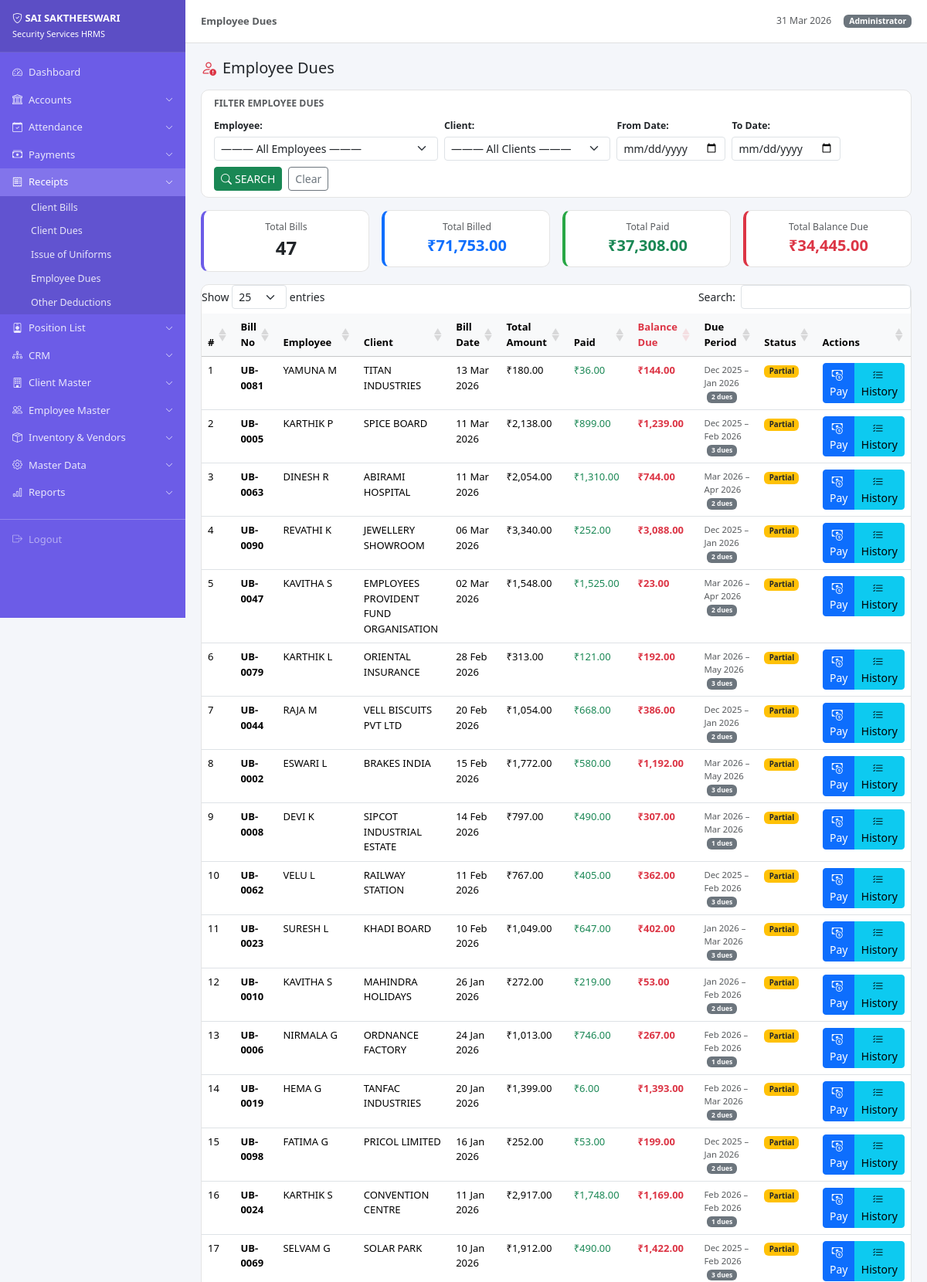
Screenshot of /index.php?url=receipts/employeedues (signed in, upper part) with the database file from the repository.
### tables this page shows
CREATE TABLE `uniform_bills` (
  `id` int(11) NOT NULL,
  `bill_no` varchar(20) DEFAULT NULL,
  `employee_id` int(11) NOT NULL,
  `client_id` int(11) DEFAULT NULL,
  `bill_date` date DEFAULT NULL,
  `subtotal` decimal(10,2) DEFAULT 0.00,
  `discount` decimal(10,2) DEFAULT 0.00,
  `total_amount` decimal(10,2) DEFAULT 0.00,
  `paid_amount` decimal(10,2) DEFAULT 0.00,
  `balance_amount` decimal(10,2) DEFAULT 0.00,
  `no_of_dues` int(11) DEFAULT 0,
  `due_first_month` varchar(7) DEFAULT NULL,
  `due_last_month` varchar(7) DEFAULT NULL,
  `due_amount` decimal(10,2) DEFAULT 0.00,
  `account_received_to` int(11) DEFAULT NULL,
  `have_header` tinyint(1) DEFAULT 0,
  `have_footer` tinyint(1) DEFAULT 0,
  `remarks` text DEFAULT NULL,
  `created_at` timestamp NOT NULL DEFAULT current_timestamp()
);

CREATE TABLE `employees` (
  `id` int(11) NOT NULL,
  `emp_code` varchar(20) DEFAULT NULL,
  `name` varchar(100) NOT NULL,
  `father_name` varchar(100) DEFAULT NULL,
  `mother_name` varchar(100) DEFAULT NULL,
  `photo` varchar(255) DEFAULT NULL,
  `designation` varchar(100) DEFAULT NULL,
  `doj` date DEFAULT NULL,
  `date_of_walkin` date DEFAULT NULL,
  `dob` date DEFAULT NULL,
  `gender` enum('Male','Female') DEFAULT 'Male',
  `married_status` enum('Single','Married','Divorced','Widowed') DEFAULT 'Single',
  `blood_group_id` int(11) DEFAULT NULL,
  `mobile` varchar(15) DEFAULT NULL,
  `whatsapp_number` varchar(15) DEFAULT NULL,
  `email_id` varchar(100) DEFAULT NULL,
  `qualification_id` int(11) DEFAULT NULL,
  `address` text DEFAULT NULL,
  `communication_state_id` int(11) DEFAULT NULL,
  `communication_district_id` int(11) DEFAULT NULL,
  `communication_taluk_id` int(11) DEFAULT NULL,
  `communication_town_id` int(11) DEFAULT NULL,
  `communication_pincode` varchar(10) DEFAULT NULL,
  `permanent_address` text DEFAULT NULL,
  `aadhaar` varchar(12) DEFAULT NULL,
  `pan` varchar(10) DEFAULT NULL,
  `uan_no` varchar(20) DEFAULT NULL,
  `esi_no` varchar(20) DEFAULT NULL,
  `bank_name` varchar(100) DEFAULT NULL,
  `bank_account` varchar(20) DEFAULT NULL,
  `bank_ifsc` varchar(15) DEFAULT NULL,
  `basic_wage` decimal(10,2) DEFAULT 0.00,
  `epf_applicable` tinyint(1) DEFAULT 1,
  `esi_applicable` tinyint(1) DEFAULT 1,
  `insurance_amount` decimal(8,2) DEFAULT 0.00,
  `field_officer_id` int(11) DEFAULT NULL,
  `branch_id` int(11) DEFAULT NULL,
  `status` enum('pre_employee','active','inactive') DEFAULT 'pre_employee',
  `created_at` timestamp NOT NULL DEFAULT current_timestamp(),
  `emg_contact_name` varchar(100) DEFAULT NULL,
  `emg_contact_relation_id` int(11) DEFAULT NULL,
  `emg_contact_mobile` varchar(15) DEFAULT NULL,
  `trusted_person_name` varchar(100) DEFAULT NULL,
  `trusted_person_relation_id` int(11) DEFAULT NULL,
  `trusted_person_mobile` varchar(15) DEFAULT NULL,
  `introducer_relate_id` int(11) DEFAULT NULL,
  `intro_employee_id` int(11) DEFAULT NULL,
  `introducer_name` varchar(100) DEFAULT NULL,
  `introducer_mobile` varchar(15) DEFAULT NULL,
  `height_cm` decimal(5,2) DEFAULT NULL,
  `weight_kg` decimal(5,2) DEFAULT NULL,
  `chest_inches` decimal(5,2) DEFAULT NULL,
  `hip_inches` decimal(5,2) DEFAULT NULL,
  `body_type_id` int(11) DEFAULT NULL,
  `work_exp_years` int(11) DEFAULT 0,
  `prev_company` varchar(255) DEFAULT NULL,
  `prev_contact_number` varchar(15) DEFAULT NULL,
  `prev_strength` varchar(100) DEFAULT NULL,
  `reason_for_relieve` text DEFAULT NULL,
  `expected_salary_1` decimal(10,2) DEFAULT NULL,
  `expected_salary_2` decimal(10,2) DEFAULT NULL,
  `work_hours` int(11) DEFAULT 8,
  `expected_designation_id_1` int(11) DEFAULT NULL,
  `expected_designation_id_2` int(11) DEFAULT NULL,
  `expected_company_id_1` int(11) DEFAULT NULL,
  `expected_company_id_2` int(11) DEFAULT NULL,
  `exp_state_id` int(11) DEFAULT NULL,
  `exp_district_id` int(11) DEFAULT NULL,
  `exp_taluk_id` int(11) DEFAULT NULL,
  `exp_town_id` int(11) DEFAULT NULL,
  `convicted` enum('No','Yes') DEFAULT 'No',
  `convicted_reason` text DEFAULT NULL,
  `id_mark_1` varchar(255) DEFAULT NULL,
  `id_mark_2` varchar(255) DEFAULT NULL,
  `nearby_police_station` varchar(100) DEFAULT NULL,
  `referred_by_id` int(11) DEFAULT NULL,
  `remarks_extra` text DEFAULT NULL,
  `salary_da` decimal(10,2) DEFAULT 0.00,
  `salary_hra` decimal(10,2) DEFAULT 0.00,
  `salary_conv` decimal(10,2) DEFAULT 0.00,
  `salary_other` decimal(10,2) DEFAULT 0.00,
  `ot_details` varchar(255) DEFAULT NULL,
  `salary_med_wash` decimal(10,2) DEFAULT 0.00,
  `amt_for_calc_epf` decimal(10,2) DEFAULT 0.00,
  `amt_for_calc_esi` decimal(10,2) DEFAULT 0.00,
  `epf_no` varchar(50) DEFAULT NULL,
  `tds_avail` enum('YES','NO') DEFAULT 'NO',
  `tds_no` varchar(50) DEFAULT NULL,
  `nominee_name` varchar(100) DEFAULT NULL,
  `nominee_relation_id` int(11) DEFAULT NULL,
  `ins_number` varchar(50) DEFAULT NULL,
  `ins_renewal_date` date DEFAULT NULL,
  `premium_amount` decimal(10,2) DEFAULT 0.00,
  `will_have_header` enum('YES','NO') DEFAULT 'NO',
  `will_have_footer` enum('YES','NO') DEFAULT 'NO',
  `bank_branch` varchar(100) DEFAULT NULL,
  `doc_application` varchar(255) DEFAULT NULL,
  `doc_aadhaar` varchar(255) DEFAULT NULL,
  `doc_passbook` varchar(255) DEFAULT NULL,
  `doc_photo` varchar(255) DEFAULT NULL,
  `doc_settlement` varchar(255) DEFAULT NULL,
  `doc_extra_1` varchar(255) DEFAULT NULL,
  `doc_extra_2` varchar(255) DEFAULT NULL,
  `doc_extra_3` varchar(255) DEFAULT NULL
);

CREATE TABLE `clients` (
  `id` int(11) NOT NULL,
  `client_code` varchar(20) DEFAULT NULL,
  `company_name` varchar(200) NOT NULL,
  `contact_person` varchar(100) DEFAULT NULL,
  `role` varchar(50) DEFAULT NULL,
  `mobile` varchar(15) DEFAULT NULL,
  `whatsapp` varchar(15) DEFAULT NULL,
  `phone` varchar(20) DEFAULT NULL,
  `ext_no` varchar(20) DEFAULT NULL,
  `email` varchar(100) DEFAULT NULL,
  `gstin` varchar(20) DEFAULT NULL,
  `address` text DEFAULT NULL,
  `branch` varchar(50) DEFAULT 'CUDDALORE(HO)',
  `field_officer` varchar(100) DEFAULT NULL,
  `state` varchar(50) DEFAULT 'TAMIL NADU',
  `district` varchar(50) DEFAULT NULL,
  `taluk` varchar(50) DEFAULT NULL,
  `town` varchar(50) DEFAULT NULL,
  `pincode` varchar(10) DEFAULT NULL,
  `service_shifts` varchar(255) DEFAULT NULL,
  `invoice_schedule` varchar(100) DEFAULT NULL,
  `invoice_calculation_by` varchar(100) DEFAULT NULL,
  `bill_type` enum('GST','RCM','EXEMPT') DEFAULT 'GST',
  `status` enum('pre_client','active','inactive') DEFAULT 'pre_client',
  `reference` varchar(100) DEFAULT NULL,
  `work_order_no` varchar(50) DEFAULT NULL,
  `contract_start` date DEFAULT NULL,
  `contract_end` date DEFAULT NULL,
  `contract_value` decimal(15,2) DEFAULT 0.00,
  `notes` text DEFAULT NULL,
  `created_at` timestamp NOT NULL DEFAULT current_timestamp(),
  `quotation_file` varchar(255) DEFAULT NULL,
  `preclient_remarks` text DEFAULT NULL,
  `gst_exempted` varchar(10) DEFAULT 'No',
  `gst_calc_method` varchar(50) DEFAULT NULL,
  `sac_code` varchar(50) DEFAULT NULL,
  `salary_calc_employee` varchar(50) DEFAULT NULL,
  `month_denominator` varchar(50) DEFAULT NULL,
  `work_order_date` date DEFAULT NULL,
  `tds_avail` varchar(10) DEFAULT 'No',
  `tds_percent` decimal(5,2) DEFAULT NULL,
  `tds_on_gst_percent` decimal(5,2) DEFAULT NULL,
  `epf_avail` varchar(10) DEFAULT 'No',
  `epf_percent` decimal(5,2) DEFAULT NULL,
  `epf_on_value` varchar(50) DEFAULT NULL,
  `esi_avail` varchar(10) DEFAULT 'No',
  `esi_percent` decimal(5,2) DEFAULT NULL,
  `esi_on_value` varchar(50) DEFAULT NULL,
  `weekly_off_for` varchar(255) DEFAULT NULL,
  `company_off_days` varchar(255) DEFAULT NULL,
  `hours_per_duty` int(11) DEFAULT 8,
  `bill_send_by` varchar(50) DEFAULT NULL,
  `grace_period` int(11) DEFAULT 0,
  `service_charges_avail` varchar(10) DEFAULT 'No',
  `service_charges_type` varchar(20) DEFAULT NULL,
  `service_charges_value` decimal(10,2) DEFAULT NULL,
  `doc_attach_invoice` text DEFAULT NULL,
  `prev_contractor_name` varchar(100) DEFAULT NULL,
  `prev_contractor_mobile` varchar(20) DEFAULT NULL,
  `strength` varchar(50) DEFAULT NULL,
  `bank_account_show` varchar(100) DEFAULT NULL,
  `bill_header` varchar(10) DEFAULT 'YES',
  `bill_footer` varchar(10) DEFAULT 'YES'
);

### controllers/BaseController.php (called while the page is built, shortened)
<?php
class BaseController {
    protected PDO $pdo;
    public function __construct(PDO $pdo) {
        $this->pdo = $pdo;
    }
    protected function view(string $viewPath, array $data = []): void {
        extract($data);
        require BASE_PATH . '/views/layout/header.php';
        require BASE_PATH . '/views/' . $viewPath . '.php';
        require BASE_PATH . '/views/layout/footer.php';
    }
    protected function fetchAll(string $sql, array $params = []): array {
        $stmt = $this->pdo->prepare($sql);
        $stmt->execute($params);
        return $stmt->fetchAll();
    }
}

### controllers/ReceiptsController.php (called while the page is built, shortened)
<?php
require_once BASE_PATH . '/controllers/BaseController.php';
class ReceiptsController extends BaseController {
    public function employeedues(?string $param = null): void {
        $fStart    = Helper::get('start_date');
        $fEnd      = Helper::get('end_date');
        $params = [];
        $where  = 'WHERE ub.balance_amount > 0';
        $dues = $this->fetchAll("
            SELECT ub.*, e.name AS emp_name, c.company_name
            FROM uniform_bills ub
            JOIN employees e ON e.id = ub.employee_id
            LEFT JOIN clients c ON c.id = ub.client_id
            $where
            ORDER BY ub.bill_date DESC
        ", $params);
        $this->view('receipts/employeedues',
            compact('dues','employees','clients','fEmployee','fClient','fStart','fEnd')
            + ['pageTitle'=>'Employee Dues','active'=>'receipts']);
    }
}

### index.php (called while the page is built, shortened)
<?php
require_once BASE_PATH . '/config/db.php';
require_once BASE_PATH . '/helpers/Helper.php';
$rawUrl = isset($_GET['url']) ? trim($_GET['url'], '/') : '';
$rawUrl = preg_replace('/\.php.*$/', '', $rawUrl);
$rawUrl = preg_replace('/[^a-zA-Z0-9_\/]/', '', $rawUrl);
$parts  = explode('/', $rawUrl);
$method = (isset($parts[1]) && $parts[1] !== '') ? $parts[1] : 'index';
$param  = $parts[2] ?? null;
$controller = new $controllerName($pdo);
$controller->$method($param);

### helpers/Helper.php (called while the page is built, shortened)
<?php
class Helper {
    public static function money(float $amount): string {
        return '₹' . number_format($amount, 2);
    }
    public static function get(string $key, $default = ''): string {
        return isset($_GET[$key]) ? trim($_GET[$key]) : $default;
    }
}

### views/receipts/employeedues.php (the view, shortened to what this page needs)
<div class="d-flex justify-content-between align-items-center mb-3">
  <h5 class="mb-0"><i class="bi bi-person-exclamation me-2 text-danger"></i>Employee Dues</h5>
</div>
<div class="card mb-3 no-print">
  <div class="card-body py-2">
    <p class="small fw-semibold text-muted mb-2">FILTER EMPLOYEE DUES</p>
    <form class="row g-2 align-items-end" method="GET" action="<?= BASE_URL ?>/index.php">
      <div class="col-md-4">
        <label class="form-label small fw-semibold mb-1">Employee:</label>
        <select name="employee_id" class="form-select form-select-sm">
          <option value="">——— All Employees ———</option>
        </select>
      </div>
      <div class="col-md-3">
        <label class="form-label small fw-semibold mb-1">Client:</label>
        <select name="client_id" class="form-select form-select-sm">
          <option value="">——— All Clients ———</option>
        </select>
      </div>
      <div class="col-md-2">
        <label class="form-label small fw-semibold mb-1">From Date:</label>
        <input type="date" name="start_date" class="form-control form-control-sm" value="<?= $fStart??'' ?>">
      </div>
      <div class="col-md-2">
        <label class="form-label small fw-semibold mb-1">To Date:</label>
        <input type="date" name="end_date" class="form-control form-control-sm" value="<?= $fEnd??'' ?>">
      </div>
      <div class="col-auto d-flex gap-2">
        <button class="btn btn-success btn-sm"><i class="bi bi-search me-1"></i>SEARCH</button>
        <a href="<?= u('receipts/employeedues') ?>" class="btn btn-outline-secondary btn-sm">Clear</a>
      </div>
    </form>
  </div>
</div>
<?php
  $duesArr      = is_array($dues) ? $dues : [];
  $totalBill    = array_sum(array_column($duesArr, 'total_amount'));
  $totalPaid    = array_sum(array_column($duesArr, 'paid_amount'));
  $totalBalance = array_sum(array_column($duesArr, 'balance_amount'));
?>
<div class="row g-3 mb-3">
  <div class="col-md-3">
    <div class="card text-center py-2" style="border-left:4px solid #6c5ce7">
      <div class="card-body py-1">
        <div class="small text-muted">Total Bills</div>
        <div class="fs-4 fw-bold"><?= count($dues) ?></div>
      </div>
    </div>
  </div>
  <div class="col-md-3">
    <div class="card text-center py-2" style="border-left:4px solid #0d6efd">
      <div class="card-body py-1">
        <div class="small text-muted">Total Billed</div>
        <div class="fs-5 fw-bold text-primary"><?= Helper::money($totalBill) ?></div>
      </div>
    </div>
  </div>
  <div class="col-md-3">
    <div class="card text-center py-2" style="border-left:4px solid #28a745">
      <div class="card-body py-1">
        <div class="small text-muted">Total Paid</div>
        <div class="fs-5 fw-bold text-success"><?= Helper::money($totalPaid) ?></div>
      </div>
    </div>
  </div>
  <div class="col-md-3">
    <div class="card text-center py-2" style="border-left:4px solid #dc3545">
      <div class="card-body py-1">
        <div class="small text-muted">Total Balance Due</div>
        <div class="fs-5 fw-bold text-danger"><?= Helper::money($totalBalance) ?></div>
      </div>
    </div>
  </div>
</div>
<div class="card">
  <div class="card-body p-0">
    <table class="table table-hover datatable mb-0">
      <thead class="table-light">
        <tr>
          <th>#</th>
          <th>Bill No</th>
          <th>Employee</th>
          <th>Client</th>
          <th>Bill Date</th>
          <th>Total Amount</th>
          <th>Paid</th>
          <th class="text-danger">Balance Due</th>
          <th>Due Period</th>
          <th>Status</th>
          <th class="no-print">Actions</th>
        </tr>
      </thead>
      <tbody>
      <?php foreach ($duesArr as $i => $bill): ?>
        <tr>
          <td><?= $i + 1 ?></td>
          <td class="fw-semibold"><?= htmlspecialchars($bill['bill_no']) ?></td>
          <td><?= htmlspecialchars($bill['emp_name']) ?></td>
          <td><?= htmlspecialchars($bill['company_name'] ?? '—') ?></td>
          <td><?= $bill['bill_date'] ? date('d M Y', strtotime($bill['bill_date'])) : '—' ?></td>
          <td><?= Helper::money($bill['total_amount']) ?></td>
          <td class="text-success"><?= Helper::money($bill['paid_amount']) ?></td>
          <td class="text-danger fw-bold"><?= Helper::money($bill['balance_amount']) ?></td>
          <td class="small text-muted">
            <?php if ($bill['due_first_month'] && $bill['due_last_month']): ?>
              <?= date('M Y', strtotime($bill['due_first_month'])) ?> – <?= date('M Y', strtotime($bill['due_last_month'])) ?>
              <span class="badge bg-secondary ms-1"><?= $bill['no_of_dues'] ?> dues</span>
            <?php else: ?>
            —
            <?php endif; ?>
          </td>
          <td>
            <?php if ($bill['balance_amount'] <= 0): ?>
              <span class="badge bg-success">Cleared</span>
            <?php elseif ($bill['paid_amount'] > 0): ?>
              <span class="badge bg-warning text-dark">Partial</span>
            <?php else: ?>
              <span class="badge bg-danger">Unpaid</span>
            <?php endif; ?>
          </td>
          <td class="no-print">
            <?php if ($bill['balance_amount'] > 0): ?>
              <div class="btn-group btn-group-sm" role="group">
                <a href="<?= u('receipts/payuniform/' . $bill['id']) ?>" class="btn btn-primary"><i class="bi bi-cash-coin me-1"></i>Pay</a>
                <a href="<?= u('receipts/paymentlist_uniform/' . $bill['id']) ?>" class="btn btn-info"><i class="bi bi-list-check me-1"></i>History</a>
              </div>
            <?php else: ?>
              <a href="<?= u('receipts/paymentlist_uniform/' . $bill['id']) ?>" class="btn btn-info btn-sm"><i class="bi bi-list-check me-1"></i>History</a>
            <?php endif; ?>
          </td>
        </tr>
      <?php endforeach; ?>
      </tbody>
    </table>
  </div>
</div>

### views/layout/header.php (style rules this page uses)
:root { --sidebar-w:240px;--header-h:56px }
body { background:#f4f6fa;font-size:14px;overflow-x:hidden }
.card { border:1px solid #e4e4e4;border-radius:10px;box-shadow:none }
.table { font-size:13px }

### rows the page displays
uniform_bills: bill_no "UB-0081", employee.name "YAMUNA M", client.company_name "TITAN INDUSTRIES", bill_date "13 Mar 2026", total_amount "₹180.00", paid_amount "₹36.00", balance_amount "₹144.00", due_first_month "Dec 2025", due_last_month "Jan 2026", no_of_dues "2", shows "Partial"
uniform_bills: bill_no "UB-0005", employee.name "KARTHIK P", client.company_name "SPICE BOARD", bill_date "11 Mar 2026", total_amount "₹2,138.00", paid_amount "₹899.00", balance_amount "₹1,239.00", due_first_month "Dec 2025", due_last_month "Feb 2026", no_of_dues "3", shows "Partial"
uniform_bills: bill_no "UB-0063", employee.name "DINESH R", client.company_name "ABIRAMI HOSPITAL", bill_date "11 Mar 2026", total_amount "₹2,054.00", paid_amount "₹1,310.00", balance_amount "₹744.00", due_first_month "Mar 2026", due_last_month "Apr 2026", no_of_dues "2", shows "Partial"
uniform_bills: bill_no "UB-0090", employee.name "REVATHI K", client.company_name "JEWELLERY SHOWROOM", bill_date "06 Mar 2026", total_amount "₹3,340.00", paid_amount "₹252.00", balance_amount "₹3,088.00", due_first_month "Dec 2025", due_last_month "Jan 2026", no_of_dues "2", shows "Partial"
uniform_bills: bill_no "UB-0047", employee.name "KAVITHA S", client.company_name "EMPLOYEES PROVIDENT FUND ORGANISATION", bill_date "02 Mar 2026", total_amount "₹1,548.00", paid_amount "₹1,525.00", balance_amount "₹23.00", due_first_month "Mar 2026", due_last_month "Apr 2026", no_of_dues "2", shows "Partial"
uniform_bills: bill_no "UB-0079", employee.name "KARTHIK L", client.company_name "ORIENTAL INSURANCE", bill_date "28 Feb 2026", total_amount "₹313.00", paid_amount "₹121.00", balance_amount "₹192.00", due_first_month "Mar 2026", due_last_month "May 2026", no_of_dues "3", shows "Partial"
uniform_bills: bill_no "UB-0044", employee.name "RAJA M", client.company_name "VELL BISCUITS PVT LTD", bill_date "20 Feb 2026", total_amount "₹1,054.00", paid_amount "₹668.00", balance_amount "₹386.00", due_first_month "Dec 2025", due_last_month "Jan 2026", no_of_dues "2", shows "Partial"
uniform_bills: bill_no "UB-0002", employee.name "ESWARI L", client.company_name "BRAKES INDIA", bill_date "15 Feb 2026", total_amount "₹1,772.00", paid_amount "₹580.00", balance_amount "₹1,192.00", due_first_month "Mar 2026", due_last_month "May 2026", no_of_dues "3", shows "Partial"
uniform_bills: bill_no "UB-0008", employee.name "DEVI K", client.company_name "SIPCOT INDUSTRIAL ESTATE", bill_date "14 Feb 2026", total_amount "₹797.00", paid_amount "₹490.00", balance_amount "₹307.00", due_first_month "Mar 2026", due_last_month "Mar 2026", no_of_dues "1", shows "Partial"
uniform_bills: bill_no "UB-0062", employee.name "VELU L", client.company_name "RAILWAY STATION", bill_date "11 Feb 2026", total_amount "₹767.00", paid_amount "₹405.00", balance_amount "₹362.00", due_first_month "Dec 2025", due_last_month "Feb 2026", no_of_dues "3", shows "Partial"
uniform_bills: bill_no "UB-0023", employee.name "SURESH L", client.company_name "KHADI BOARD", bill_date "10 Feb 2026", total_amount "₹1,049.00", paid_amount "₹647.00", balance_amount "₹402.00", due_first_month "Jan 2026", due_last_month "Mar 2026", no_of_dues "3", shows "Partial"
uniform_bills: bill_no "UB-0010", employee.name "KAVITHA S", client.company_name "MAHINDRA HOLIDAYS", bill_date "26 Jan 2026", total_amount "₹272.00", paid_amount "₹219.00", balance_amount "₹53.00", due_first_month "Jan 2026", due_last_month "Feb 2026", no_of_dues "2", shows "Partial"
uniform_bills: bill_no "UB-0006", employee.name "NIRMALA G", client.company_name "ORDNANCE FACTORY", bill_date "24 Jan 2026", total_amount "₹1,013.00", paid_amount "₹746.00", balance_amount "₹267.00", due_first_month "Feb 2026", due_last_month "Feb 2026", no_of_dues "1", shows "Partial"
uniform_bills: bill_no "UB-0019", employee.name "HEMA G", client.company_name "TANFAC INDUSTRIES", bill_date "20 Jan 2026", total_amount "₹1,399.00", paid_amount "₹6.00", balance_amount "₹1,393.00", due_first_month "Feb 2026", due_last_month "Mar 2026", no_of_dues "2", shows "Partial"
uniform_bills: bill_no "UB-0098", employee.name "FATIMA G", client.company_name "PRICOL LIMITED", bill_date "16 Jan 2026", total_amount "₹252.00", paid_amount "₹53.00", balance_amount "₹199.00", due_first_month "Dec 2025", due_last_month "Jan 2026", no_of_dues "2", shows "Partial"
uniform_bills: bill_no "UB-0024", employee.name "KARTHIK S", client.company_name "CONVENTION CENTRE", bill_date "11 Jan 2026", total_amount "₹2,917.00", paid_amount "₹1,748.00", balance_amount "₹1,169.00", due_first_month "Feb 2026", due_last_month "Feb 2026", no_of_dues "1", shows "Partial"
uniform_bills: bill_no "UB-0069", employee.name "SELVAM G", client.company_name "SOLAR PARK", bill_date "10 Jan 2026", total_amount "₹1,912.00", paid_amount "₹490.00", balance_amount "₹1,422.00", due_first_month "Dec 2025", due_last_month "Feb 2026", no_of_dues "3", shows "Partial"

### other values shown
$pageTitle "Employee Dues"
Session::userName() "Administrator"
count($dues) "47"
Helper::money($totalBill) "₹71,753.00"
Helper::money($totalPaid) "₹37,308.00"
Helper::money($totalBalance) "₹34,445.00"
